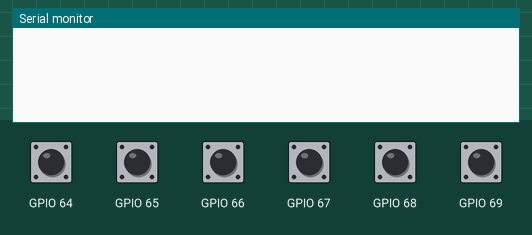
A sketch run on a simulated ESP32. Parts: the last lines printed to the serial monitor. Wiring (inferred from the names in the program): PCF8574 port expander at I2C address 0x22. The test bench sets the inputs (shaded band); at power-on: GPIO 64–69 HIGH.

Above: at 1.2 s.
1.3 s: GPIO 64 pulled LOW for 1 s
At 2.8 s:
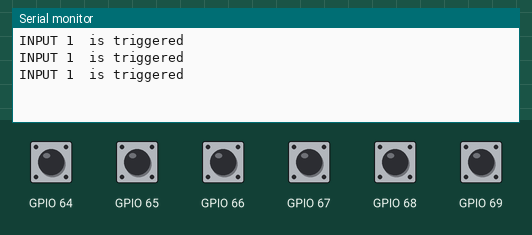
3.8 s: GPIO 65 pulled LOW for 1 s
At 5.5 s:
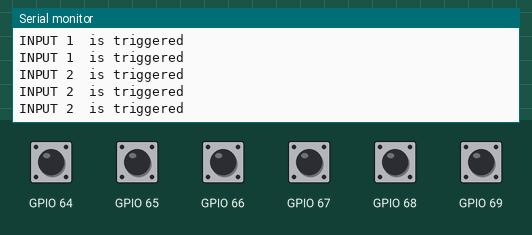
6.3 s: GPIO 66 pulled LOW for 1 s
At 8.2 s:
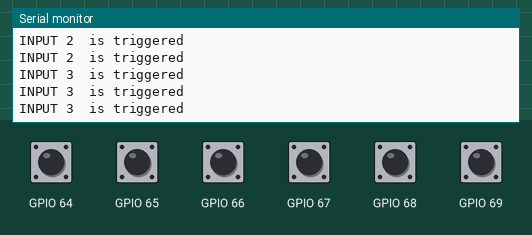
8.8 s: GPIO 67 pulled LOW for 1 s
At 10.9 s:
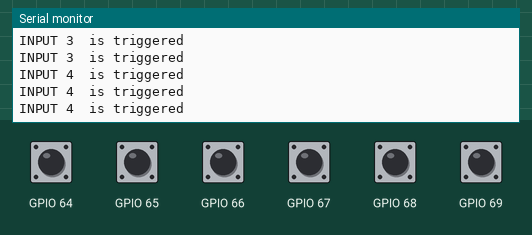
11.3 s: GPIO 68 pulled LOW for 1 s
At 13.4 s:
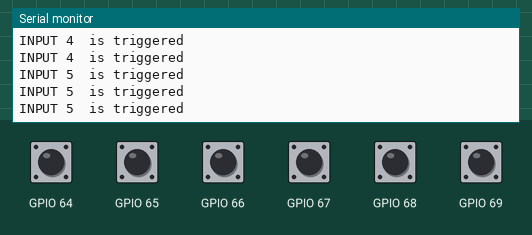
13.8 s: GPIO 69 pulled LOW for 1 s
At 15.1 s:
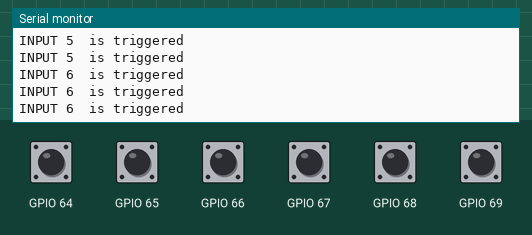
Timing chart, 0 to 16.8 s (numbered marks = the images above; inputs shaded):
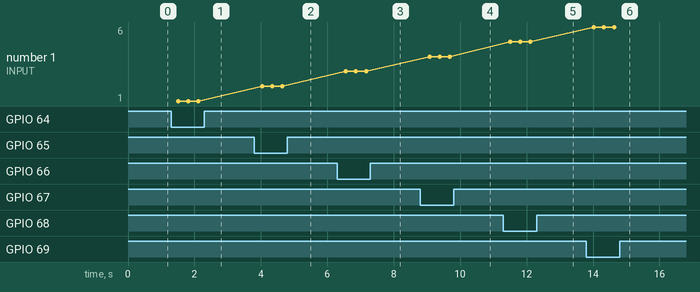

The sketch:

06-2-PCF8574_digitalinput.ino
```cpp
/*HANKERILA A6 The second way to read the  digital input */

#include "Arduino.h"
#include "PCF8574.h"

#define SDA 4
#define SCL 15

PCF8574 pcf8574_IN1(0x22,SDA,SCL);

void setup()
{
  Serial.begin(115200);
  Wire.begin(SDA,SCL);

  for(int i=0;i<=7;i++){
    pcf8574_IN1.pinMode(i,INPUT);
  }

    pcf8574_IN1.begin();
    pcf8574_write1(word(B11111111));
}
void loop()
{
   for(int i=0;i<6;i++){
    if(pcf8574_IN1.digitalRead(i)==0) {
      delay(200);
        if(pcf8574_IN1.digitalRead(i)==0) {
      Serial.printf("INPUT %d  is triggered\n",i+1);
    }
   }
   }
 delay(100);
}

void  pcf8574_write1(uint8_t data)
{
  Wire.beginTransmission(0x22);
  Wire.write(data);
  Wire.endTransmission();
}
```

Measured:
- after the input at 1.3 s, the serial monitor: prints a new line after 0.22 s (image 1)
- after the input at 3.8 s, the serial monitor: prints a new line after 0.24 s (image 2)
- after the input at 6.3 s, the serial monitor: prints a new line after 0.26 s (image 3)
- after the input at 8.8 s, the serial monitor: prints a new line after 0.29 s (image 4)
- after the input at 11.3 s, the serial monitor: prints a new line after 0.21 s (image 5)
- after the input at 13.8 s, the serial monitor: prints a new line after 0.23 s (image 6)
- plotted number 1: 1 → 2 after the input at 3.8 s, 2 → 3 after the input at 6.3 s, 3 → 4 after the input at 8.8 s, 4 → 5 after the input at 11.3 s, 5 → 6 after the input at 13.8 s
